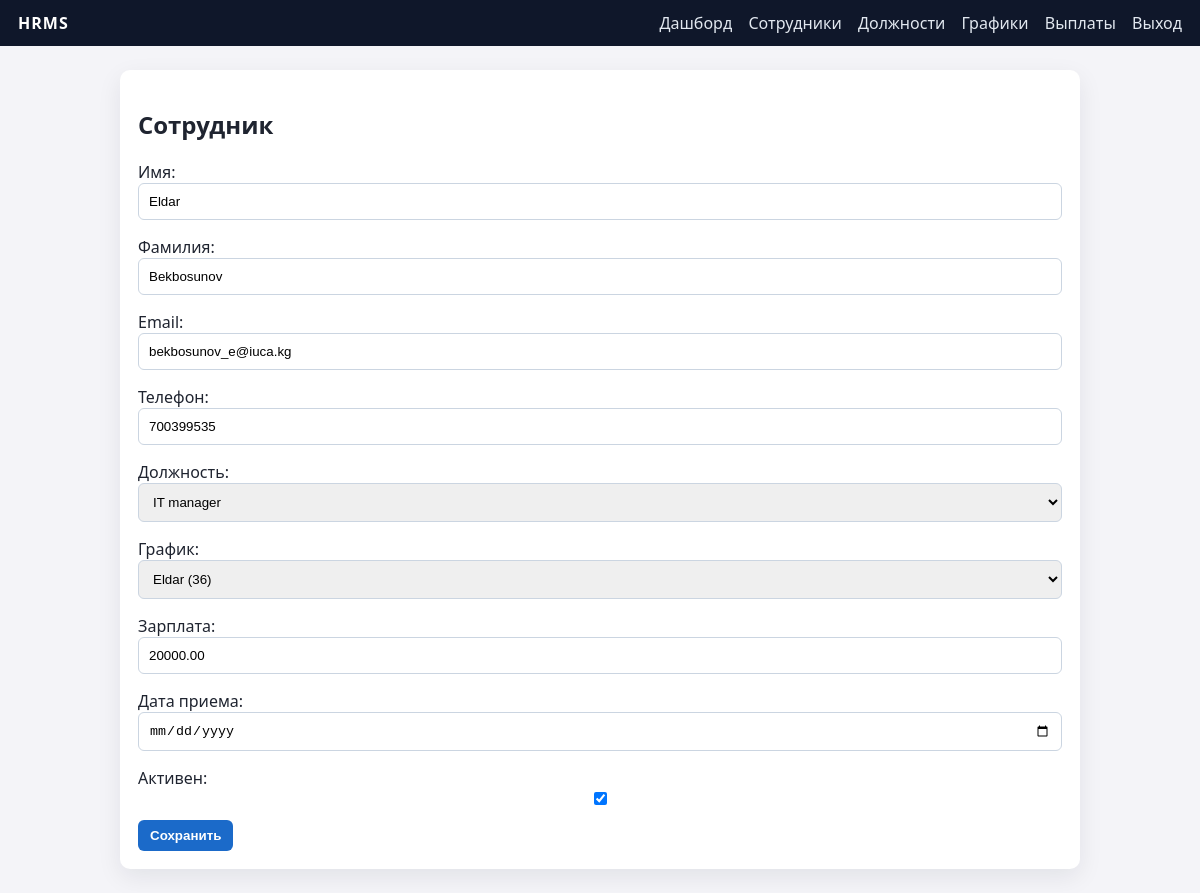
Screenshot of /employees/1/edit/ (signed in) with the database file from the repository.
### staff/models.py (models this page shows, shortened)
class Employee(models.Model):
    first_name = models.CharField("Имя", max_length=80)
    last_name = models.CharField("Фамилия", max_length=80)
    email = models.EmailField("Email", unique=True)
    phone = models.CharField("Телефон", max_length=20, blank=True)
    position = models.ForeignKey(
        Position, verbose_name="Должность", on_delete=models.PROTECT, related_name="employees"
    )
    schedule = models.ForeignKey(
        WorkSchedule, verbose_name="График", on_delete=models.PROTECT, related_name="employees"
    )
    salary = models.DecimalField("Зарплата", max_digits=10, decimal_places=2)
    hire_date = models.DateField("Дата приема")
    is_active = models.BooleanField("Активен", default=True)
    class Meta:
        verbose_name = "сотрудник"
        verbose_name_plural = "сотрудники"
        ordering = ["last_name", "first_name"]

### staff/views.py (the view)
# urls.py: path("employees/<int:pk>/edit/", views.EmployeeUpdate.as_view(), name="employee_edit"),
class EmployeeUpdate(TitleMixin, LoginRequiredMixin, UpdateView):
    model = Employee
    form_class = EmployeeForm
    success_url = reverse_lazy("employees")
    template_name = "staff/form.html"

### staff/forms.py
class EmployeeForm(forms.ModelForm):
    class Meta:
        model = Employee
        fields = [
            "first_name",
            "last_name",
            "email",
            "phone",
            "position",
            "schedule",
            "salary",
            "hire_date",
            "is_active",
        ]
        widgets = {
            "hire_date": forms.DateInput(attrs={"type": "date"}),
        }

### staff/models.py (called while the page is built)
    def __str__(self) -> str:
        return self.name

    def __str__(self) -> str:
        return f"{self.name} ({self.days})"

### staff/views.py (called while the page is built)
    def get_context_data(self, **kwargs):
        context = super().get_context_data(**kwargs)
        if self.title:
            context["title"] = self.title
        elif hasattr(self, "model"):
            context["title"] = str(getattr(self.model._meta, "verbose_name", "Запись")).capitalize()
        return context

### templates/staff/form.html (shortened to what this page needs)
{% extends "base.html" %}
{% block content %}
<div class="card">
    <h2>{{ title|default:"Форма" }}</h2>
    <form method="post">
        {{ form.as_p }}
        <button type="submit">Сохранить</button>
    </form>
</div>
{% endblock %}

### static/css/styles.css (style rules this page uses)
body { font-family: "Segoe UI", sans-serif; margin: 0; background: #f4f4f8; color: #1f2430; }
.card { background: #fff; border-radius: 10px; padding: 18px; margin-bottom: 18px; box-shadow: 0 8px 24px rgba(15, 23, 42, 0.08); }
form button, .button { padding: 8px 12px; border-radius: 6px; border: none; background: #1b6ac9; color: #fff; cursor: pointer; font-weight: 600; }
form p { display: flex; flex-direction: column; margin-bottom: 12px; }
input, select, textarea { padding: 10px; border-radius: 6px; border: 1px solid #cbd5e1; }

### rows the page displays
Employee: first_name "Eldar", last_name "Bekbosunov", email "bekbosunov_e@iuca.kg", phone "700399535", position "IT manager", schedule "Eldar (36)", salary "20000.00", is_active "☑"

### other values shown
{{ title|default:"Форма" }} "Сотрудник"
